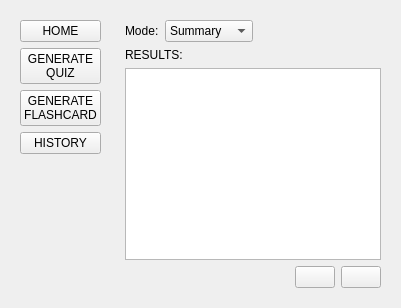
<?xml version="1.0" encoding="UTF-8"?>
<ui version="4.0">
 <class>ResultsPage</class>
 <widget class="QWidget" name="ResultsPage">
  <layout class="QHBoxLayout" name="horizontalLayout">
   <item>
    <widget class="QFrame" name="sidebarFrame">
     <layout class="QVBoxLayout" name="verticalLayout">
      <item>
       <widget class="QPushButton" name="homeButton">
        <property name="text">
         <string>HOME</string>
        </property>
       </widget>
      </item>
      <item>
       <widget class="QPushButton" name="generateQuizButton">
        <property name="text">
         <string>GENERATE
QUIZ</string>
        </property>
       </widget>
      </item>
      <item>
       <widget class="QPushButton" name="generateFlashcardsButton">
        <property name="text">
         <string>GENERATE
FLASHCARD</string>
        </property>
       </widget>
      </item>
      <item>
       <widget class="QPushButton" name="historyButton">
        <property name="text">
         <string>HISTORY</string>
        </property>
       </widget>
      </item>
      <item>
       <spacer name="verticalSpacer">
        <property name="orientation">
         <enum>Qt::Vertical</enum>
        </property>
        <property name="sizeHint" stdset="0">
         <size>
          <width>20</width>
          <height>40</height>
         </size>
        </property>
       </spacer>
      </item>
     </layout>
    </widget>
   </item>
   <item>
    <widget class="QFrame" name="contentFrame">
     <layout class="QVBoxLayout" name="verticalLayout_2">
      <item>
       <layout class="QHBoxLayout" name="modeLayout">
        <item>
         <widget class="QLabel" name="modeLabel">
          <property name="text">
           <string>Mode:</string>
          </property>
         </widget>
        </item>
        <item>
         <widget class="QComboBox" name="modeComboBox">
          <item>
           <property name="text">
            <string>Summary</string>
           </property>
          </item>
          <item>
           <property name="text">
            <string>Key Points</string>
           </property>
          </item>
          <item>
           <property name="text">
            <string>Detailed</string>
           </property>
          </item>
         </widget>
        </item>
        <item>
         <spacer name="horizontalSpacer">
          <property name="orientation">
           <enum>Qt::Horizontal</enum>
          </property>
          <property name="sizeHint" stdset="0">
           <size>
            <width>40</width>
            <height>20</height>
           </size>
          </property>
         </spacer>
        </item>
       </layout>
      </item>
      <item>
       <widget class="QLabel" name="resultsLabel">
        <property name="text">
         <string>RESULTS:</string>
        </property>
       </widget>
      </item>
      <item>
       <widget class="QTextEdit" name="resultsText">
        <property name="readOnly">
         <bool>true</bool>
        </property>
       </widget>
      </item>
      <item>
       <layout class="QHBoxLayout" name="buttonLayout">
        <item>
         <spacer name="horizontalSpacer_2">
          <property name="orientation">
           <enum>Qt::Horizontal</enum>
          </property>
          <property name="sizeHint" stdset="0">
           <size>
            <width>40</width>
            <height>20</height>
           </size>
          </property>
         </spacer>
        </item>
        <item>
         <widget class="QPushButton" name="downloadButton">
          <property name="icon">
           <iconset>
            <normaloff>:/icons/download.png</normaloff>:/icons/download.png</iconset>
          </property>
         </widget>
        </item>
        <item>
         <widget class="QPushButton" name="copyButton">
          <property name="icon">
           <iconset>
            <normaloff>:/icons/copy.png</normaloff>:/icons/copy.png</iconset>
          </property>
         </widget>
        </item>
       </layout>
      </item>
     </layout>
    </widget>
   </item>
  </layout>
 </widget>
 <resources/>
 <connections/>
</ui> 
